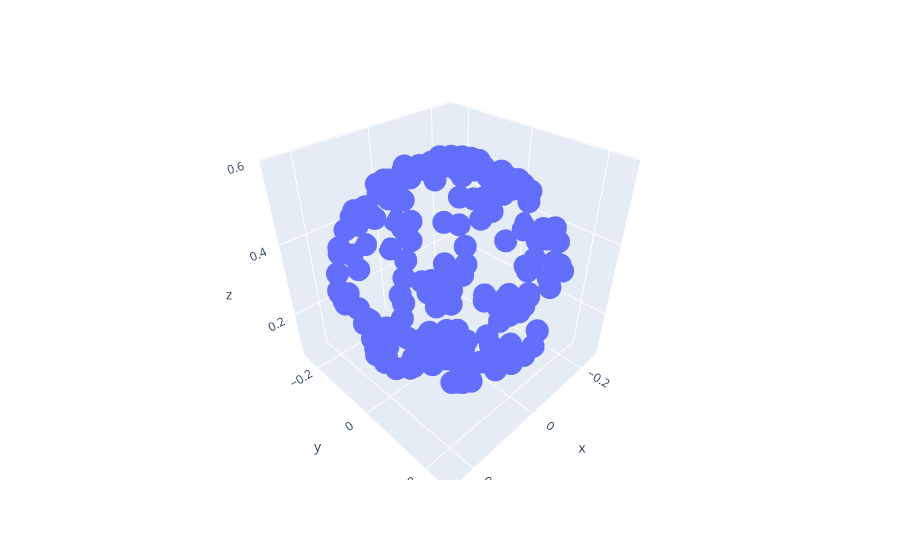

The cell this chart's notebook holds for it:
### Code cell
# Let's plot end-effector position which is child link of last shoulder joint:
poses = [shoulder.poe(q) for q in theta]
ts = np.array([pose.translation() for pose in poses])
px.scatter_3d(x=ts[:,0], y=ts[:,1], z=ts[:,2])

### Figure 1 — Plotly figure (JSON) as saved in the notebook; plotly's stock layout.template omitted (floating-point values rounded to 4 significant figures; data arrays with more than 128 entries replaced by an {"elided": "..."} marker saying what was removed)
{"data": [{"hovertemplate": "x=%{x}<br>y=%{y}<br>z=%{z}<extra></extra>", "legendgroup": "", "marker": {"color": "#636efa", "symbol": "circle"}, "mode": "markers", "name": "", "scene": "scene", "showlegend": false, "type": "scatter3d", "x": {"elided": "200 float values"}, "y": {"elided": "200 float values"}, "z": {"elided": "200 float values"}}], "layout": {"legend": {"tracegroupgap": 0}, "margin": {"t": 60}, "scene": {"domain": {"x": [0, 1], "y": [0, 1]}, "xaxis": {"title": {"text": "x"}}, "yaxis": {"title": {"text": "y"}}, "zaxis": {"title": {"text": "z"}}}}}
